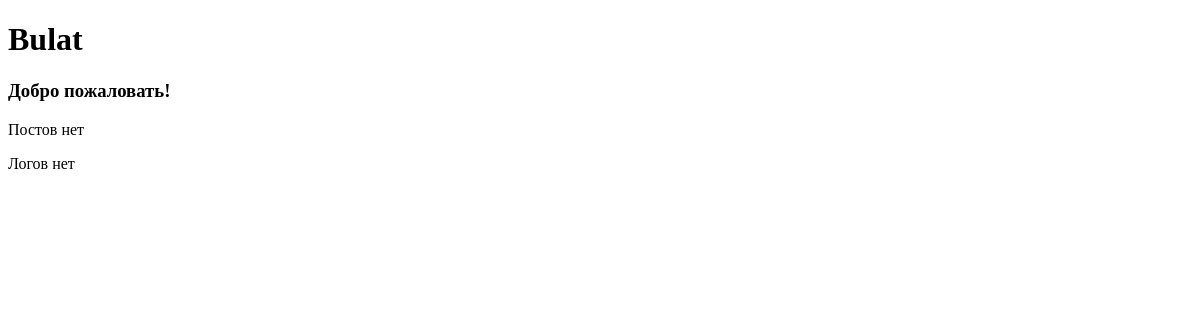
The page /user/1 on the database as committed earlier.
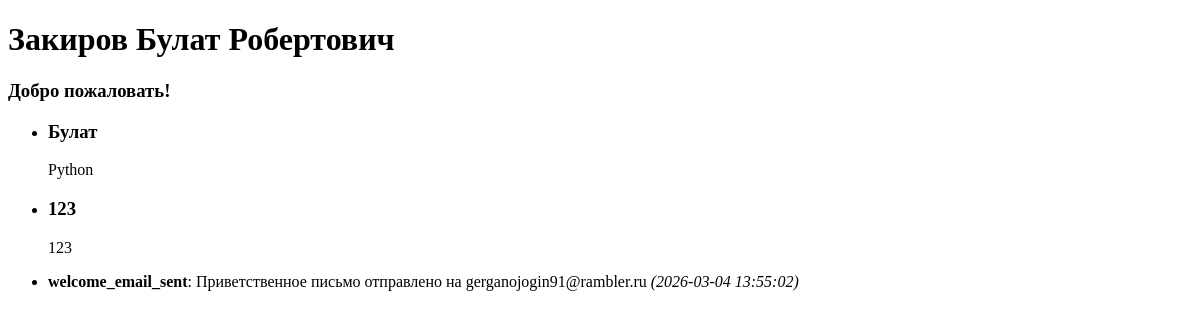
The same page on the database as committed later.
### tables this page shows
CREATE TABLE users(
        id INTEGER PRIMARY KEY AUTOINCREMENT,
        name TEXT,
        email TEXT,
        password TEXT,
        is_admin INTEGER DEFAULT 0
    );

CREATE TABLE posts(
        id INTEGER PRIMARY KEY AUTOINCREMENT,
        title TEXT,
        content TEXT,
        user_id INTEGER,
        FOREIGN KEY (user_id) REFERENCES users(id)
    );

CREATE TABLE notifications(
        id INTEGER PRIMARY KEY AUTOINCREMENT,
        user_id INTEGER,
        action TEXT,
        details TEXT,
        created_at TIMESTAMP DEFAULT CURRENT_TIMESTAMP,
        FOREIGN KEY (user_id) REFERENCES users(id)
    );

### app_dir/app.py (the view)
@app.route('/user/<int:user_id>')
@check_session
def get_user_profile(user_id):
    user = get_user_by_id(user_id)
    posts = get_posts_by_user_id(user_id)
    notifications = get_notifications_by_user_id(user_id)
    if user:
        return render_template('user_page.html',
                            user=user,
                            posts=posts,
                            notifications=notifications)
    return "Пользователь не найден", 404

### app_dir/app.py (called while the page is built, shortened)
def check_session(func):
    @wraps(func)
    def wrapper(*args, **kwargs):
        token = request.cookies.get('auth_token')
        g.user_id = None
        username = None
        if 'user_id' in session:
            username = session['username']
        g.username = username
        res = func(*args, **kwargs)
        return res
    return wrapper

### app_dir/db.py (called while the page is built)
def get_notifications_by_user_id(user_id):
    cur.execute(f'SELECT * FROM notifications WHERE user_id={user_id} ORDER BY created_at DESC')
    return cur.fetchall()

def get_posts_by_user_id(user_id):
    cur.execute(f'''SELECT * FROM posts
                    WHERE user_id={user_id}
                    ORDER BY id DESC''')
    return cur.fetchall()

def get_user_by_id(id):
    cur.execute(f'SELECT * FROM users WHERE id={id}')
    return cur.fetchone() # (1, 'Булат', '@mail.ru', '123')

### app_dir/templates/user_page.html (shortened to what this page needs)
<!DOCTYPE html>
<html lang="en">
<head>
</head>
<body>
    <h1>{{ user[1] }}</h1>
    <h3>Добро пожаловать!</h3>
    {% if posts %}
        <ul>
            {% for post in posts %}
                <li>
                    <h3>{{ post[1] }}</h3>
                    <p>{{ post[2] }}</p>
                </li>
            {% endfor %}
        </ul>
    {% else %}
        <p>Постов нет</p>
    {% endif %}
    {% if notifications %}
        <ul>
            {% for note in notifications %}
                <li>
                    <strong>{{ note[2] }}</strong>: {{ note[3] }}
                    <em>({{ note[4] }})</em>
                </li>
            {% endfor %}
        </ul>
    {% else %}
        <p>Логов нет</p>
    {% endif %}
</body>
</html>

Rows that differ between the two databases and show on the page:
changed users: name "Bulat" → "Закиров Булат Робертович"
added posts: title "Булат", content "Python"
added posts: title "123", content "123"
added notifications: action "welcome_email_sent", details "Приветственное письмо отправлено на gerganojogin91@rambler.ru", created_at "2026-03-04 13:55:02"
Other text that changed with them:
text no longer shown: "Постов нет Логов нет"
